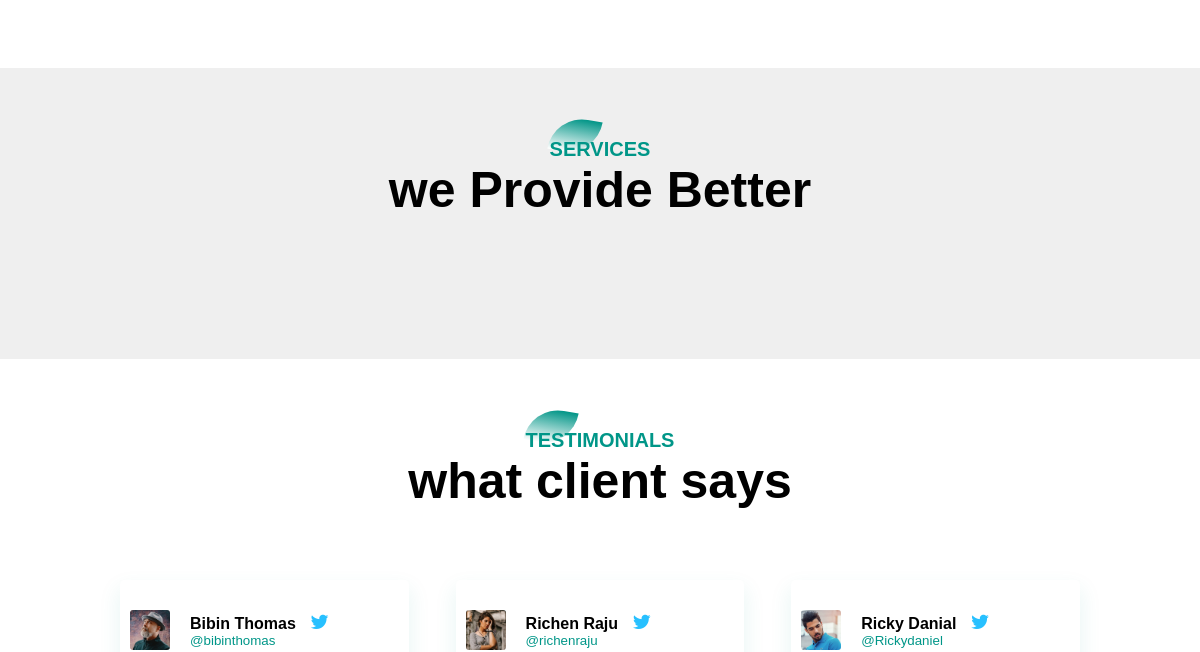
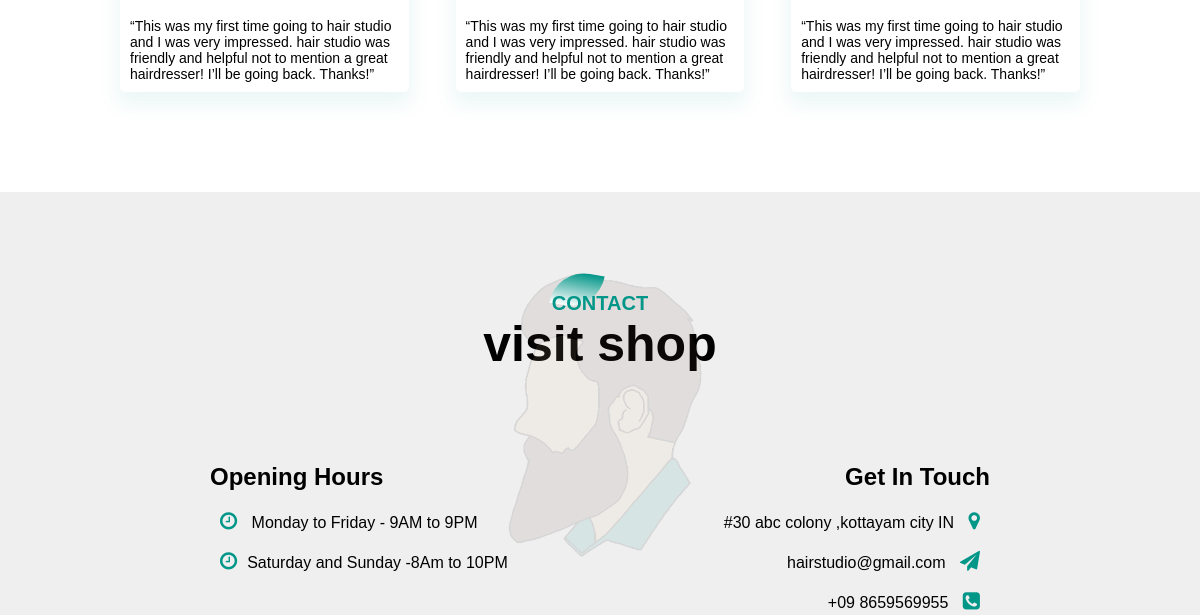
Before: / (middle part) with the older database file (2 pictures, top to bottom).
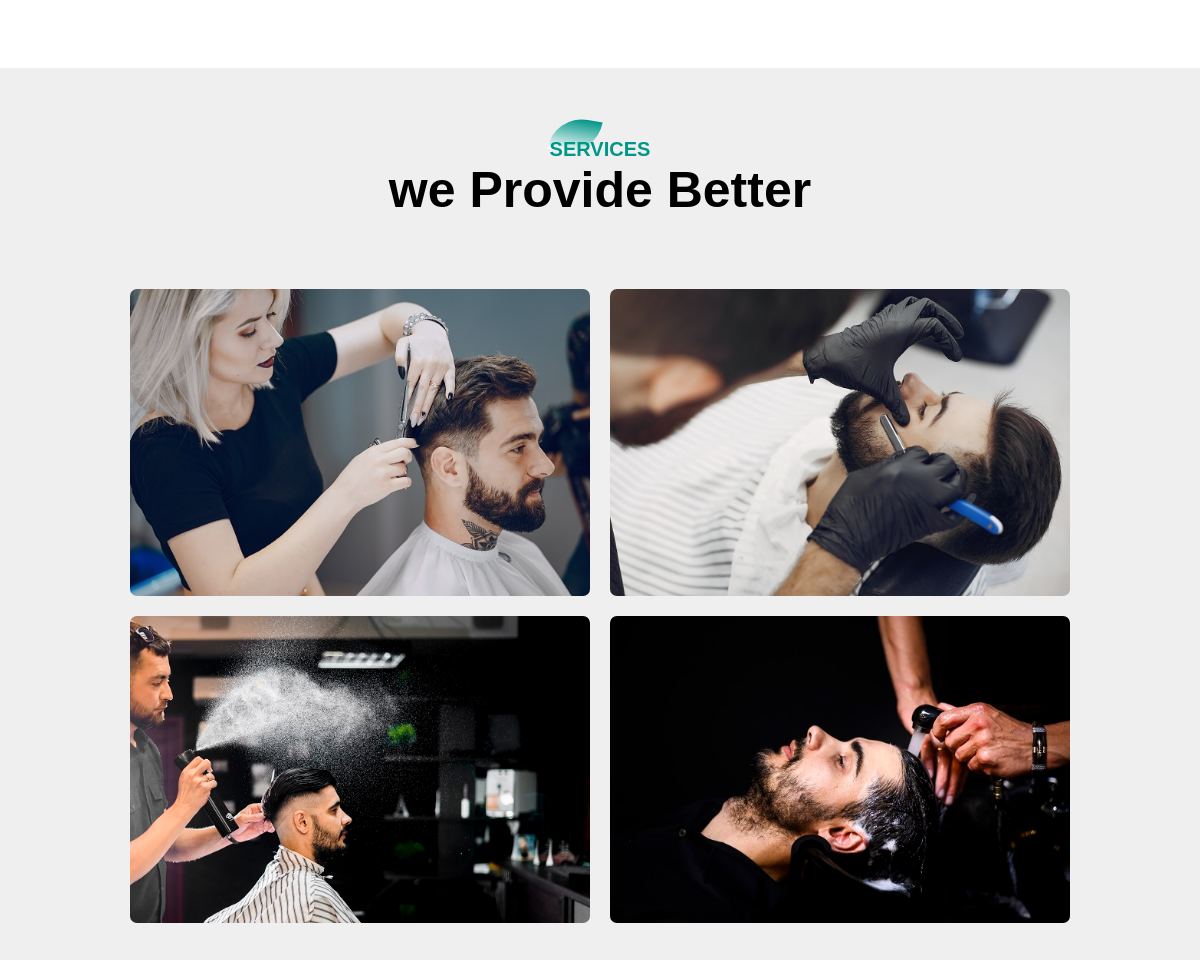
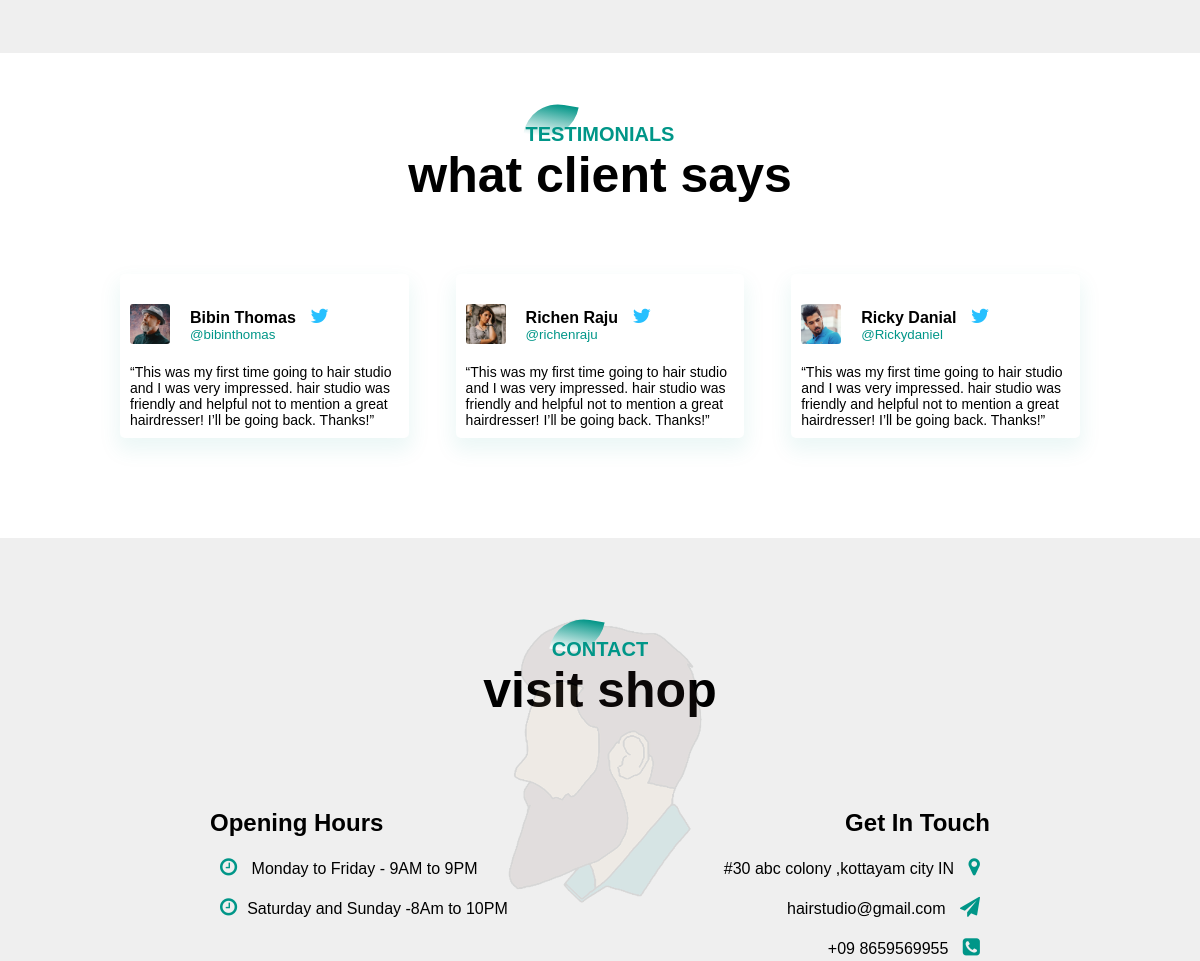
After: the same page with the newer database file (2 pictures, top to bottom).
### tables this page shows
CREATE TABLE `tbl_service` (
  `ser_id` int(11) NOT NULL,
  `ser_name` varchar(20) NOT NULL,
  `ser_desc` varchar(400) NOT NULL,
  `ser_img` varchar(11) NOT NULL
);

### index.php (the view, shortened to what this page needs)
<?php
$con=mysqli_connect("localhost","root","","salon")or die("couldn't connect");
?>
<html>
<head>
<link rel="stylesheet" href="css/style.css">
<link rel="stylesheet"
href="https://stackpath.bootstrapcdn.com/font-awesome/4.7.0/css/font-awesome.min.css">
</head>
<body>
<section id="feature">
</section>
<section id="service">
<div class="title-text">
<p> SERVICES </p>
<h1> we Provide Better </h1>
</div>
<div class="service-box">
    <?php
        $query="SELECT * FROM tbl_service";
        $result=mysqli_query($con,$query);
        while($row=mysqli_fetch_array($result))
        { ?>
            <div class="single-service">
            <a href="user_service_style.php?id=<?php echo $row['ser_id']?>" >
                <img src="images/<?php echo $row['ser_img']?>">
                </a>
            </div>
        <?php  } ?>
</div>
</section>
<section id="testimonial">
    <div class="title-text">
        <p> TESTIMONIALS </p>
        <h1> what client says </h1>
        </div>
          <div class="testimonial-row">
          <div class="testimonial-col">
              <div class="user">
                  <img src="images/img-1.jpg">
                  <div class="user-info">
                      <h4> Bibin Thomas  <i class="fa fa-twitter" ></i>
                     </h4>
                      <small>@bibinthomas</small>
                  </div>
              </div>
              <p>  “This was my first time going to hair studio  and I was very impressed. hair studio was friendly and helpful
                  not to mention a great hairdresser! I’ll be going back. Thanks!” </p>
          </div>
          <div class="testimonial-col">
            <div class="user">
                <img src="images/img-2.jpg">
                <div class="user-info">
                    <h4> Richen Raju  <i class="fa fa-twitter" ></i>
                   </h4>
                    <small>@richenraju</small>
                </div>
            </div>
            <p> “This was my first time going to hair studio  and I was very impressed. hair studio was friendly and helpful
                  not to mention a great hairdresser! I’ll be going back. Thanks!” </p>
          </div>
          <div class="testimonial-col">
            <div class="user">
                <img src="images/img-3.jpg">
                <div class="user-info">
                    <h4> Ricky Danial <i class="fa fa-twitter" ></i>
                   </h4>
                    <small>@Rickydaniel</small>
                </div>
            </div>
            <p>  “This was my first time going to hair studio  and I was very impressed. hair studio was friendly and helpful
                  not to mention a great hairdresser! I’ll be going back. Thanks!” </p>
          </div>
          </div>
</section>
<section id="footer">
    <img src="images/footer-img.png" class="footer-img">
    <div class="title-text">
        <p> CONTACT </p>
        <h1> visit shop  </h1>
        </div>
 <div class="footer-row">
  <div class="footer-left">
      <h1>Opening Hours </h1>
      <p> <i class="fa fa-clock-o" ></i> Monday to Friday - 9AM to 9PM </p>
      <p>  <i class="fa fa-clock-o" ></i>Saturday and Sunday -8Am to 10PM </p>
  </div>
  <div class="footer-right">
      <h1>Get In Touch </h1>
      <p> #30 abc colony ,kottayam city IN  <i class="fa fa-map-marker" ></i></p>
      <p>hairstudio@gmail.com <i class="fa fa-paper-plane" ></i></p>
      <p>+09 8659569955 <i class="fa fa-phone-square" ></i></p>
  </div>
 </div>
</section>
</body>
</html>

### css/style.css (style rules this page uses)
* { margin: 0; padding: 0; font-family: 'Poppins', sans-serif; }
#feature { width: 100%; padding: 70px 0; }
.title-text { text-align: center; padding-bottom: 70px; }
.title-text p { margin: auto; font-size: 20px; color: #009688; font-weight: bold; position: relative; z-index: 1; display: inline-block; }
.title-text p::after { content: ''; width: 50px; height: 35px; background: linear-gradient(#019587,#fff); position: absolute; top: -20px; left: 0; z-index: -1; transform: rotate(10deg); border-top-left-radius: 35px; border-bottom-right-radius: 35px; }
.title-text h1 { font-size: 50px; }
#service { width: 100%; padding: 70px 0; background: #efefef; }
.service-box { width: 80%; display: flex; flex-wrap: wrap; justify-content: space-around; margin: auto; }
.single-service { flex-basis: 48%; text-align: center; border-radius: 7px; margin-bottom: 20px; color: #fff; position: relative; text-decoration: none; }
.single-service a { text-decoration: none; color: #fff; }
.single-service img { width: 100%; border-radius: 7px; }
#testimonial { width: 100%; padding: 70px 0; }
.testimonial-row { width: 80%; margin: auto; display: flex; justify-content: space-between; align-items: flex-start; flex-wrap: wrap; }
.testimonial-col { flex-basis: 28%; padding: 10px; margin-bottom: 30px; border-radius: 5px; box-shadow: 0 10px 20px 3px #00968814; cursor: pointer; transition: transform .5s; }
.testimonial-col p { font-size: 14px; }
.user { display: flex; align-items: center; margin: 20px 0; }
.user img { width: 40px; margin-right: 20px; border-radius: 3px; }
.user-info .fa { margin-left: 10px; color: #27c0ff; font-size: 20px; }
.user-info small { color: #009688; }
#footer { padding: 100px; background: #efefef; position: relative; }
.footer-row { width: 80%; margin:0 auto; display: flex; justify-content: space-between; flex-wrap: wrap; }
.footer-left, .footer-right { flex-basis: 45%; padding: 10px; margin-bottom: 20px; }
.footer-right { text-align: right; }
.footer-row h1 { margin: 10px 0; }
.footer-row p { line-height: 35px; }
.footer-left .fa , .footer-right .fa { font-size: 20px; color: #009688; margin: 10px; }
.footer-img { max-width: 370px; opacity: 0.1; position: absolute; left: 50%; top: 35%; transform: translate(-50%,-50%); }

Changed rows visible on the page:
added tbl_service: ser_img (picture)
added tbl_service: ser_img (picture)
added tbl_service: ser_img (picture)
added tbl_service: ser_img (picture)
